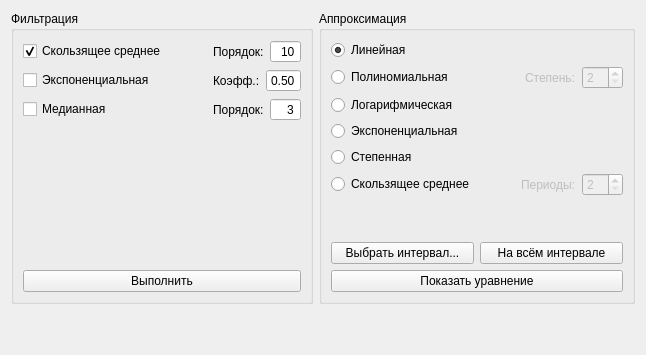
            <widget class="QWidget" name="tab_5">
             <attribute name="title">
              <string>Фильтрация и аппроксимация</string>
             </attribute>
             <layout class="QGridLayout" name="gridLayout_16">
              <item row="0" column="1">
               <widget class="QGroupBox" name="approxGroup">
                <property name="title">
                 <string>Аппроксимация</string>
                </property>
                <layout class="QGridLayout" name="gridLayout_9">
                 <item row="7" column="0">
                  <layout class="QHBoxLayout" name="horizontalLayout_20">
                   <item>
                    <widget class="QPushButton" name="approxIntervalButton">
                     <property name="text">
                      <string>Выбрать интервал...</string>
                     </property>
                    </widget>
                   </item>
                   <item>
                    <widget class="QPushButton" name="approxButton">
                     <property name="text">
                      <string>На всём интервале</string>
                     </property>
                    </widget>
                   </item>
                  </layout>
                 </item>
                 <item row="4" column="0">
                  <widget class="QRadioButton" name="powerApprox">
                   <property name="text">
                    <string>Степенная</string>
                   </property>
                  </widget>
                 </item>
                 <item row="2" column="0">
                  <widget class="QRadioButton" name="logApprox">
                   <property name="text">
                    <string>Логарифмическая</string>
                   </property>
                  </widget>
                 </item>
                 <item row="0" column="0">
                  <widget class="QRadioButton" name="linearApprox">
                   <property name="text">
                    <string>Линейная</string>
                   </property>
                   <property name="checked">
                    <bool>true</bool>
                   </property>
                  </widget>
                 </item>
                 <item row="3" column="0">
                  <widget class="QRadioButton" name="expApprox">
                   <property name="text">
                    <string>Экспоненциальная</string>
                   </property>
                  </widget>
                 </item>
                 <item row="5" column="0">
                  <layout class="QHBoxLayout" name="horizontalLayout_23">
                   <item>
                    <widget class="QRadioButton" name="meanApprox">
                     <property name="text">
                      <string>Скользящее среднее</string>
                     </property>
                    </widget>
                   </item>
                   <item>
                    <spacer name="horizontalSpacer_4">
                     <property name="orientation">
                      <enum>Qt::Horizontal</enum>
                     </property>
                     <property name="sizeHint" stdset="0">
                      <size>
                       <width>40</width>
                       <height>20</height>
                      </size>
                     </property>
                    </spacer>
                   </item>
                   <item>
                    <widget class="QLabel" name="label_18">
                     <property name="enabled">
                      <bool>false</bool>
                     </property>
                     <property name="text">
                      <string>Периоды:</string>
                     </property>
                    </widget>
                   </item>
                   <item>
                    <widget class="QSpinBox" name="meanPeriods">
                     <property name="enabled">
                      <bool>false</bool>
                     </property>
                     <property name="font">
                      <font>
                       <weight>50</weight>
                       <bold>false</bold>
                      </font>
                     </property>
                     <property name="minimum">
                      <number>2</number>
                     </property>
                     <property name="value">
                      <number>2</number>
                     </property>
                    </widget>
                   </item>
                  </layout>
                 </item>
                 <item row="1" column="0">
                  <layout class="QHBoxLayout" name="horizontalLayout_21">
                   <item>
                    <widget class="QRadioButton" name="polyApprox">
                     <property name="text">
                      <string>Полиномиальная</string>
                     </property>
                    </widget>
                   </item>
                   <item>
                    <spacer name="horizontalSpacer">
                     <property name="orientation">
                      <enum>Qt::Horizontal</enum>
                     </property>
                     <property name="sizeHint" stdset="0">
                      <size>
                       <width>40</width>
                       <height>20</height>
                      </size>
                     </property>
                    </spacer>
                   </item>
                   <item>
                    <widget class="QLabel" name="label_17">
                     <property name="enabled">
                      <bool>false</bool>
                     </property>
                     <property name="text">
                      <string>Степень:</string>
                     </property>
                    </widget>
                   </item>
                   <item>
                    <widget class="QSpinBox" name="polyPower">
                     <property name="enabled">
                      <bool>false</bool>
                     </property>
                     <property name="minimum">
                      <number>2</number>
                     </property>
                     <property name="value">
                      <number>2</number>
                     </property>
                    </widget>
                   </item>
                  </layout>
                 </item>
                 <item row="6" column="0">
                  <spacer name="verticalSpacer_3">
                   <property name="orientation">
                    <enum>Qt::Vertical</enum>
                   </property>
                   <property name="sizeHint" stdset="0">
                    <size>
                     <width>20</width>
                     <height>40</height>
                    </size>
                   </property>
                  </spacer>
                 </item>
                 <item row="8" column="0">
                  <widget class="QPushButton" name="equationButton">
                   <property name="text">
                    <string>Показать уравнение</string>
                   </property>
                  </widget>
                 </item>
                </layout>
               </widget>
              </item>
              <item row="0" column="0">
               <widget class="QGroupBox" name="filterGroup">
                <property name="title">
                 <string>Фильтрация</string>
                </property>
                <layout class="QGridLayout" name="gridLayout_15">
                 <item row="4" column="0">
                  <widget class="QPushButton" name="doFiltering">
                   <property name="text">
                    <string>Выполнить</string>
                   </property>
                  </widget>
                 </item>
                 <item row="0" column="0">
                  <layout class="QHBoxLayout" name="horizontalLayout_35">
                   <item>
                    <widget class="QCheckBox" name="movingAverageFilterBox">
                     <property name="text">
                      <string>Скользящее среднее</string>
                     </property>
                     <property name="checked">
                      <bool>true</bool>
                     </property>
                    </widget>
                   </item>
                   <item>
                    <spacer name="horizontalSpacer_3">
                     <property name="orientation">
                      <enum>Qt::Horizontal</enum>
                     </property>
                     <property name="sizeHint" stdset="0">
                      <size>
                       <width>40</width>
                       <height>20</height>
                      </size>
                     </property>
                    </spacer>
                   </item>
                   <item>
                    <layout class="QHBoxLayout" name="horizontalLayout_36">
                     <item>
                      <widget class="QLabel" name="label_38">
                       <property name="text">
                        <string>Порядок:</string>
                       </property>
                      </widget>
                     </item>
                     <item>
                      <widget class="QSpinBox" name="meanOrder">
                       <property name="alignment">
                        <set>Qt::AlignRight|Qt::AlignTrailing|Qt::AlignVCenter</set>
                       </property>
                       <property name="buttonSymbols">
                        <enum>QAbstractSpinBox::NoButtons</enum>
                       </property>
                       <property name="minimum">
                        <number>2</number>
                       </property>
                       <property name="maximum">
                        <number>999</number>
                       </property>
                       <property name="value">
                        <number>10</number>
                       </property>
                      </widget>
                     </item>
                    </layout>
                   </item>
                  </layout>
                 </item>
                 <item row="2" column="0">
                  <layout class="QHBoxLayout" name="horizontalLayout_37">
                   <item>
                    <widget class="QCheckBox" name="medianFilterBox">
                     <property name="text">
                      <string>Медианная</string>
                     </property>
                    </widget>
                   </item>
                   <item>
                    <spacer name="horizontalSpacer_6">
                     <property name="orientation">
                      <enum>Qt::Horizontal</enum>
                     </property>
                     <property name="sizeHint" stdset="0">
                      <size>
                       <width>40</width>
                       <height>20</height>
                      </size>
                     </property>
                    </spacer>
                   </item>
                   <item>
                    <layout class="QHBoxLayout" name="horizontalLayout_38">
                     <item>
                      <widget class="QLabel" name="label_39">
                       <property name="text">
                        <string>Порядок:</string>
                       </property>
                      </widget>
                     </item>
                     <item>
                      <widget class="QSpinBox" name="medianFilterOrder">
                       <property name="alignment">
                        <set>Qt::AlignRight|Qt::AlignTrailing|Qt::AlignVCenter</set>
                       </property>
                       <property name="buttonSymbols">
                        <enum>QAbstractSpinBox::NoButtons</enum>
                       </property>
                       <property name="minimum">
                        <number>3</number>
                       </property>
                       <property name="maximum">
                        <number>999</number>
                       </property>
                      </widget>
                     </item>
                    </layout>
                   </item>
                  </layout>
                 </item>
                 <item row="1" column="0">
                  <layout class="QHBoxLayout" name="horizontalLayout_33">
                   <item>
                    <widget class="QCheckBox" name="expFilterBox">
                     <property name="text">
                      <string>Экспоненциальная</string>
                     </property>
                    </widget>
                   </item>
                   <item>
                    <spacer name="horizontalSpacer_5">
                     <property name="orientation">
                      <enum>Qt::Horizontal</enum>
                     </property>
                     <property name="sizeHint" stdset="0">
                      <size>
                       <width>40</width>
                       <height>20</height>
                      </size>
                     </property>
                    </spacer>
                   </item>
                   <item>
                    <layout class="QHBoxLayout" name="horizontalLayout_34">
                     <item>
                      <widget class="QLabel" name="label_37">
                       <property name="text">
                        <string>Коэфф.:</string>
                       </property>
                      </widget>
                     </item>
                     <item>
                      <widget class="QDoubleSpinBox" name="expFilterCoeff">
                       <property name="alignment">
                        <set>Qt::AlignRight|Qt::AlignTrailing|Qt::AlignVCenter</set>
                       </property>
                       <property name="buttonSymbols">
                        <enum>QAbstractSpinBox::NoButtons</enum>
                       </property>
                       <property name="decimals">
                        <number>2</number>
                       </property>
                       <property name="minimum">
                        <double>0.010000000000000</double>
                       </property>
                       <property name="maximum">
                        <double>1.000000000000000</double>
                       </property>
                       <property name="singleStep">
                        <double>0.010000000000000</double>
                       </property>
                       <property name="value">
                        <double>0.500000000000000</double>
                       </property>
                      </widget>
                     </item>
                    </layout>
                   </item>
                  </layout>
                 </item>
                 <item row="3" column="0">
                  <spacer name="verticalSpacer_2">
                   <property name="orientation">
                    <enum>Qt::Vertical</enum>
                   </property>
                   <property name="sizeHint" stdset="0">
                    <size>
                     <width>20</width>
                     <height>40</height>
                    </size>
                   </property>
                  </spacer>
                 </item>
                </layout>
               </widget>
              </item>
              <item row="1" column="1">
               <spacer name="verticalSpacer_5">
                <property name="orientation">
                 <enum>Qt::Vertical</enum>
                </property>
                <property name="sizeHint" stdset="0">
                 <size>
                  <width>20</width>
                  <height>40</height>
                 </size>
                </property>
               </spacer>
              </item>
             </layout>
            </widget>
